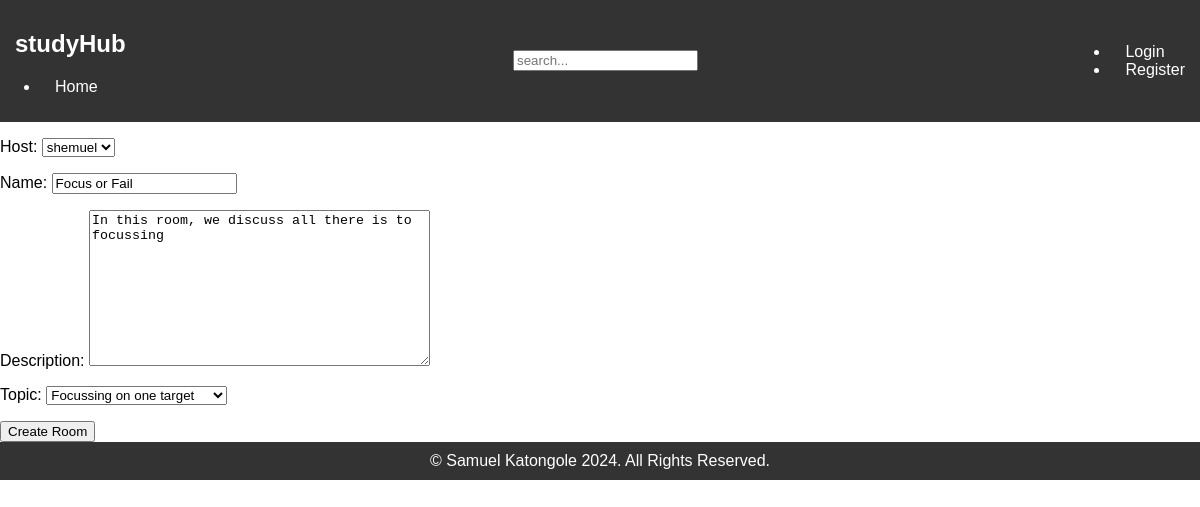
Page /update-room/4/ on the committed database.
### Rooms/models.py (models this page shows, shortened)
class Room(models.Model):
    host = models.ForeignKey(User, on_delete= models.SET_NULL, null=True)
    topic = models.ForeignKey(Topic, on_delete= models.SET_NULL, null=True)
    description = models.TextField(null=True, blank=True) # description of the room
    name = models.CharField(max_length=200) # name of the room
    created = models.DateTimeField(auto_now_add=True) # created once
    updated= models.DateTimeField(auto_now=True) # changed
    participants = ... # participants in the room
    class Meta:
        ordering = ['-updated', '-created'] # ordered based on those fields

class Topic(models.Model):
    name=models.CharField(max_length=200)
    def __str__(self):
        return str(self.name)

### Rooms/views.py (the view)
# urls.py: path('update-room/<str:pk>/', views.update_room, name='update-room'),
def update_room(request, pk):
    room = Room.objects.get(id=pk)
    form = createRoomForm(instance=room)
    if request.method == 'POST':
        form = createRoomForm(request.POST, instance=room)
        if form.is_valid():
            form.save()
            return redirect('home') # after form submission, redirect to home page.
    context = {'form':form}
    return render(request,'Rooms/room_form.html', context)

### Rooms/forms.py
class createRoomForm(forms.ModelForm):
    class Meta:
        model = Room # the model associated with the form.
        fields = [
            'host', # room creator
            'name', # name of room
            'description', # short desc about the room
            'topic' # topic emphasis for the room
        ]

### Rooms/templates/Rooms/room_form.html (shortened to what this page needs)
{% extends 'parent_hub/base.html' %}
{% block content %}
   <form method = "POST" action="">
        {{form.as_p}}
        <input type="submit" value="Create Room">
        <br>
   </form>
{% endblock %}

### templates/parent_hub/base.html (style rules this page uses)
body { margin: 0; padding: 0; font-family: 'Arial', sans-serif; }

### rows in the picture
Room: host "shemuel", name "Focus or Fail", description "In this room, we discuss all there is to focussing", topic "Focussing on one target"
